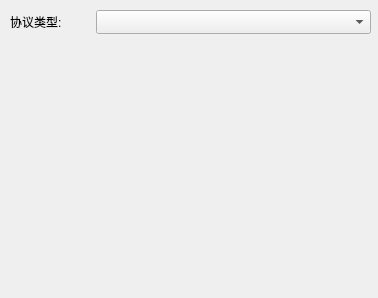
<?xml version="1.0" encoding="UTF-8"?>
<ui version="4.0">
 <class>network_conn_test</class>
 <widget class="QWidget" name="network_conn_test">
  <property name="geometry">
   <rect>
    <x>0</x>
    <y>0</y>
    <width>378</width>
    <height>298</height>
   </rect>
  </property>
  <property name="windowTitle">
   <string>Form</string>
  </property>
  <widget class="QWidget" name="verticalLayoutWidget">
   <property name="geometry">
    <rect>
     <x>10</x>
     <y>10</y>
     <width>361</width>
     <height>281</height>
    </rect>
   </property>
   <layout class="QVBoxLayout" name="verticalLayout">
    <item>
     <layout class="QHBoxLayout" name="horizontalLayout">
      <item>
       <widget class="QLabel" name="label">
        <property name="minimumSize">
         <size>
          <width>80</width>
          <height>0</height>
         </size>
        </property>
        <property name="maximumSize">
         <size>
          <width>80</width>
          <height>16777215</height>
         </size>
        </property>
        <property name="text">
         <string>协议类型:</string>
        </property>
       </widget>
      </item>
      <item>
       <widget class="QComboBox" name="comboBox">
        <property name="minimumSize">
         <size>
          <width>0</width>
          <height>24</height>
         </size>
        </property>
        <property name="styleSheet">
         <string notr="true"/>
        </property>
        <property name="editable">
         <bool>false</bool>
        </property>
       </widget>
      </item>
     </layout>
    </item>
    <item>
     <widget class="QStackedWidget" name="stackedWidget">
      <widget class="QWidget" name="page"/>
      <widget class="QWidget" name="page_2"/>
     </widget>
    </item>
   </layout>
  </widget>
 </widget>
 <resources/>
 <connections/>
</ui>
